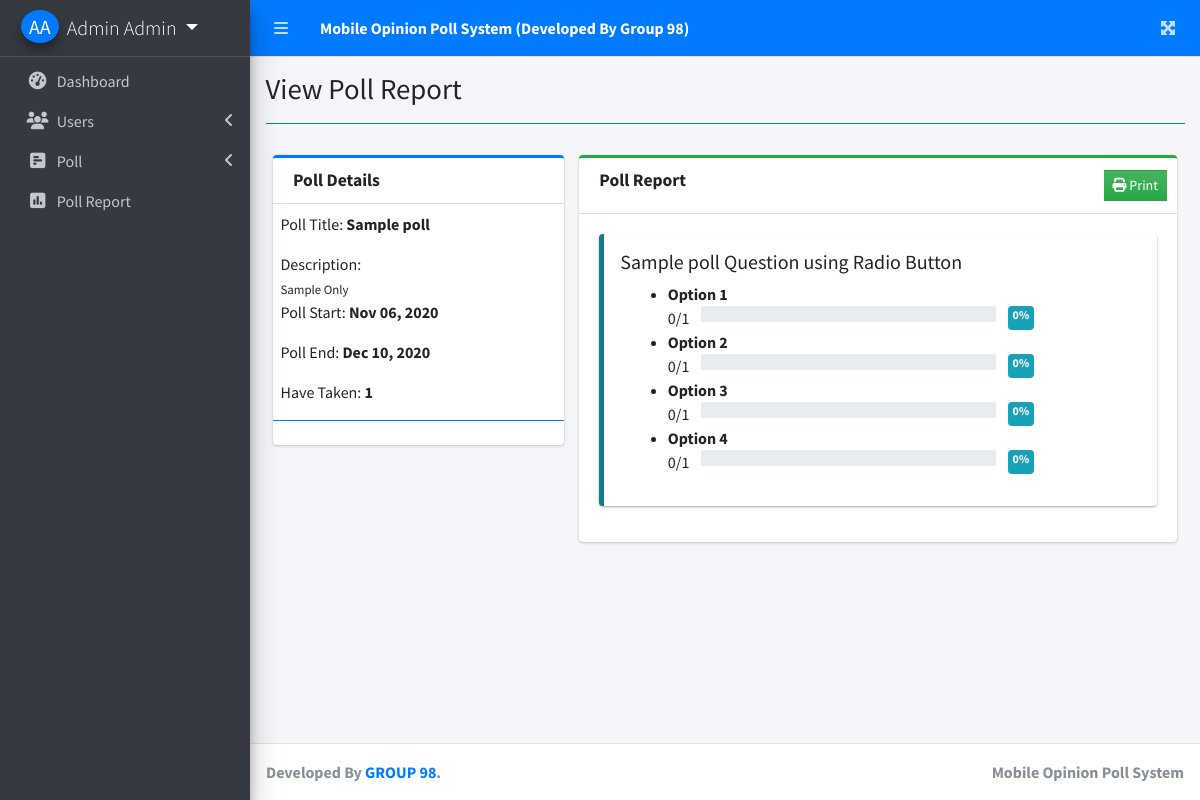
/index.php?page=view_poll_report&id=1 (signed in), run on the app's committed database.
### tables this page shows
CREATE TABLE `questions` (
  `id` int(30) NOT NULL,
  `question` text NOT NULL,
  `frm_option` text NOT NULL,
  `type` varchar(50) NOT NULL,
  `order_by` int(11) NOT NULL,
  `poll_id` int(30) NOT NULL,
  `date_created` datetime NOT NULL DEFAULT current_timestamp()
);

### view_poll_report.php (the view, shortened to what this page needs)
<?php include 'db_connect.php' ?>
<?php
$qry = $conn->query("SELECT * FROM poll_set where id = ".$_GET['id'])->fetch_array();
foreach($qry as $k => $v){
	if($k == 'title')
		$k = 'stitle';
}
$taken = $conn->query("SELECT distinct(user_id) from answers where poll_id ={$id}")->num_rows;
$ans = array();
?>
<div class="col-lg-12">
	<div class="row">
		<div class="col-md-4">
			<div class="card card-outline card-primary">
				<div class="card-header">
					<h3 class="card-title"><b>Poll Details</b></h3>
				</div>
				<div class="card-body p-0 py-2">
					<div class="container-fluid">
						<p>Poll Title: <b><?php echo $stitle ?></b></p>
						<p class="mb-0">Description:</p>
						<small><?php echo $description; ?></small>
						<p> Poll Start: <b><?php echo date("M d, Y",strtotime($start_date)) ?></b></p>
						<p>Poll End: <b><?php echo date("M d, Y",strtotime($end_date)) ?></b></p>
						<p>Have Taken: <b><?php echo number_format($taken) ?></b></p>
					</div>
					<hr class="border-primary">
				</div>
			</div>
		</div>
		<div class="col-md-8">
			<div class="card card-outline card-success">
				<div class="card-header">
					<h3 class="card-title"><b>Poll Report</b></h3>
					<div class="card-tools">
						<button class="btn btn-flat btn-sm bg-gradient-success" type="button" id="print"><i class="fa fa-print"></i> Print</button>
					</div>
				</div>
				<div class="card-body ui-sortable">
					<?php
					$question = $conn->query("SELECT * FROM questions where poll_id = $id order by abs(order_by) asc,abs(id) asc");
					while($row=$question->fetch_assoc()):
					?>
					<div class="callout callout-info">
						<h5><?php echo $row['question'] ?></h5>
						<div class="col-md-12">
							<?php if($row['type'] != 'textfield_s'):?>
								<ul>
							<?php foreach(json_decode($row['frm_option']) as $k => $v):
								$prog = ((isset($ans[$row['id']][$k]) ? count($ans[$row['id']][$k]) : 0) / $taken) * 100;
								$prog = round($prog,2);
								?>
								<li>
									<div class="d-block w-100">
										<b><?php echo $v ?></b>
									</div>
									<div class="d-flex w-100">
									<span class=""><?php echo isset($ans[$row['id']][$k]) ? count($ans[$row['id']][$k]) : 0 ?>/<?php echo $taken ?></span>
									<div class="mx-1 col-sm-8"">
									<div class="progress w-100" >
					                </div>
					                </div>
					                <span class="badge badge-info"><?php echo $prog ?>%</span>
									</div>
								</li>
								<?php endforeach; ?>
								</ul>
						<?php endif; ?>
						</div>
					</div>
					<?php endwhile; ?>
				</div>
			</div>
		</div>
	</div>
</div>

### data on the page
questions: question "Sample poll Question using Radio Button", frm_option "Option 1", id "0", frm_option "Option 2", frm_option "Option 3", frm_option "Option 4"

### other printed values
$_SESSION['login_firstname'].' '.$_SESSION['login_lastname'] "Admin Admin"
$title "View Poll Report"
$stitle "Sample poll"
$description "Sample Only"
date("M d, Y",strtotime($start_date)) "Nov 06, 2020"
date("M d, Y",strtotime($end_date)) "Dec 10, 2020"
$taken "1"
